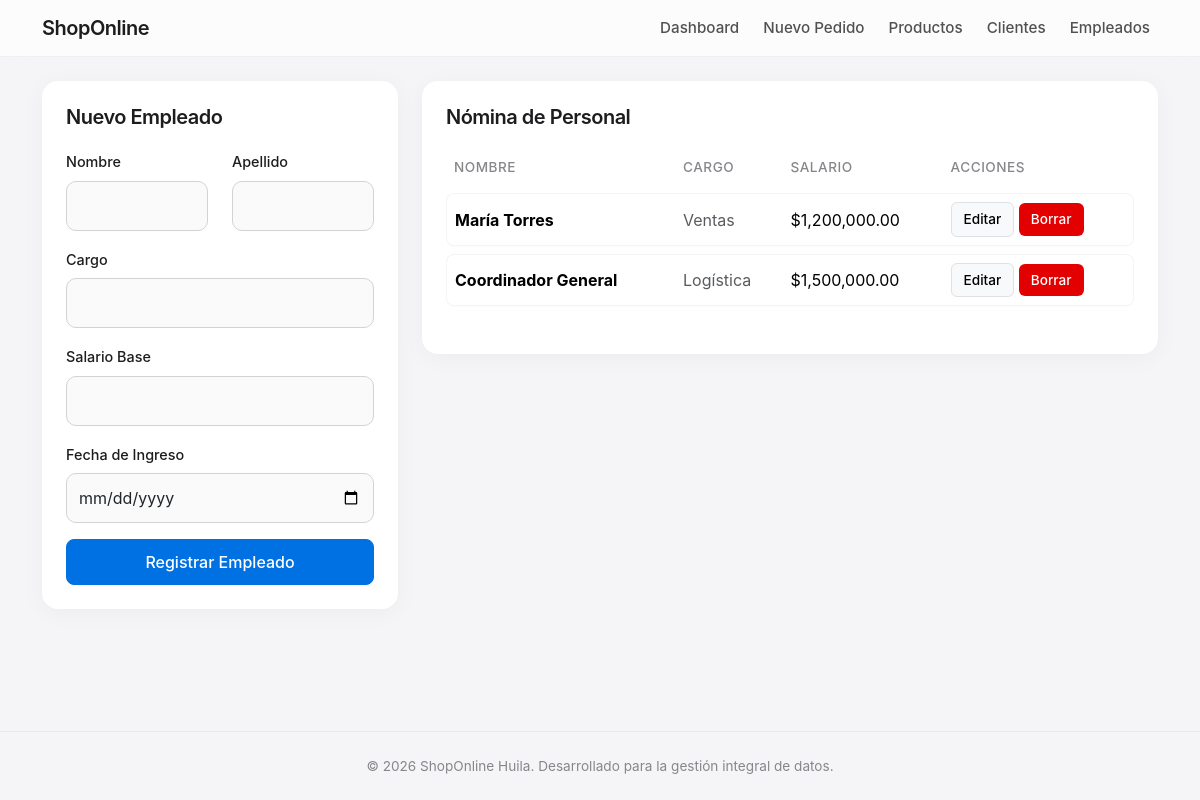
The app's page /empleados.php with its own data.
### tables this page shows
CREATE TABLE IF NOT EXISTS empleado (
    id_empleado INT AUTO_INCREMENT PRIMARY KEY,
    nombre VARCHAR(100) NOT NULL,
    apellido VARCHAR(100) NOT NULL,
    cargo VARCHAR(100),
    salario DECIMAL(12,2) DEFAULT 0,
    fecha_ingreso DATE
);

### empleados.php (the view, shortened to what this page needs)
<?php
require 'db.php';
$editando = false;
$emp_edit = ['id_empleado'=>'', 'nombre'=>'', 'apellido'=>'', 'cargo'=>'', 'salario'=>'', 'fecha_ingreso'=>''];
require 'header.php';
?>
<div class="row">
    <div class="col-lg-4 mb-4">
        <div class="card">
            <h4 class="section-title fs-5"><?php echo $editando ? 'Editar Empleado' : 'Nuevo Empleado'; ?></h4>
            <form method="POST">
                <div class="row">
                    <div class="col-6 mb-3"><label class="form-label">Nombre</label><input type="text" name="nombre" class="form-control" required value="<?php echo $emp_edit['nombre']; ?>"></div>
                    <div class="col-6 mb-3"><label class="form-label">Apellido</label><input type="text" name="apellido" class="form-control" required value="<?php echo $emp_edit['apellido']; ?>"></div>
                </div>
                <div class="mb-3"><label class="form-label">Cargo</label><input type="text" name="cargo" class="form-control" required value="<?php echo $emp_edit['cargo']; ?>"></div>
                <div class="mb-3"><label class="form-label">Salario Base</label><input type="number" step="0.01" name="salario" class="form-control" required value="<?php echo $emp_edit['salario']; ?>"></div>
                <div class="mb-3"><label class="form-label">Fecha de Ingreso</label><input type="date" name="fecha_ingreso" class="form-control" required value="<?php echo $emp_edit['fecha_ingreso']; ?>"></div>
                <button type="submit" class="btn btn-primary w-100"><?php echo $editando ? 'Guardar Cambios' : 'Registrar Empleado'; ?></button>
            </form>
        </div>
    </div>
    <div class="col-lg-8">
        <div class="card">
            <h4 class="section-title fs-5">Nómina de Personal</h4>
            <div class="table-responsive">
                <table class="table">
                    <thead><tr><th>Nombre</th><th>Cargo</th><th>Salario</th><th>Acciones</th></tr></thead>
                    <tbody>
                        <?php
                        $res = $conn->query("SELECT * FROM empleado ORDER BY id_empleado DESC");
                        while($row = $res->fetch_assoc()) {
                            echo "<tr>
                                    <td><strong>{$row['nombre']} {$row['apellido']}</strong></td>
                                    <td class='text-muted'>{$row['cargo']}</td>
                                    <td>$" . number_format($row['salario'], 2) . "</td>
                                    <td>
                                        <a href='empleados.php?editar={$row['id_empleado']}' class='btn btn-sm btn-light border'>Editar</a>
                                        <a href='empleados.php?eliminar={$row['id_empleado']}' class='btn btn-sm btn-danger' onclick='return confirm(\"¿Eliminar empleado?\")'>Borrar</a>
                                    </td>
                                  </tr>";
                        }
                        ?>
                    </tbody>
                </table>
            </div>
        </div>
    </div>
</div>
<?php require 'footer.php'; ?>

### header.php (style rules this page uses)
body { background-color: #f5f5f7; font-family: -apple-system, BlinkMacSystemFont, "Segoe UI", Roboto, Helvetica, Arial, sans-serif; color: #1d1d1f; }
.card { border: none; border-radius: 16px; box-shadow: 0 4px 24px rgba(0, 0, 0, 0.04); background: #ffffff; padding: 24px; }
.section-title { font-weight: 600; letter-spacing: -0.5px; margin-bottom: 20px; color: #1d1d1f; }
.btn { border-radius: 8px; font-weight: 500; padding: 10px 16px; transition: all 0.2s ease; }
.btn-primary { background-color: #0071e3; border-color: #0071e3; }
.btn-danger { background-color: #e30000; border: none; }
.btn-sm { padding: 6px 12px; font-size: 0.85rem; border-radius: 6px; }
.table { border-collapse: separate; border-spacing: 0 8px; margin-top: -8px; }
.table thead th { border-bottom: none; color: #86868b; font-weight: 500; font-size: 0.85rem; text-transform: uppercase; letter-spacing: 0.5px; }
.table tbody tr { background: #fff; box-shadow: 0 1px 2px rgba(0,0,0,0.02); border-radius: 8px; transition: transform 0.1s; }
.table td { border-top: 1px solid #f5f5f7; border-bottom: 1px solid #f5f5f7; vertical-align: middle; }
.table td:first-child { border-left: 1px solid #f5f5f7; border-top-left-radius: 8px; border-bottom-left-radius: 8px; }
.table td:last-child { border-right: 1px solid #f5f5f7; border-top-right-radius: 8px; border-bottom-right-radius: 8px; }
.form-control, .form-select { border-radius: 10px; border: 1px solid #d2d2d7; padding: 12px; background-color: #fafafa; }
.form-label { font-size: 0.9rem; font-weight: 500; color: #1d1d1f; }

### records on screen
empleado: nombre "María", apellido "Torres", cargo "Ventas", salario "1,200,000.00"
empleado: nombre "Coordinador", apellido "General", cargo "Logística", salario "1,500,000.00"
